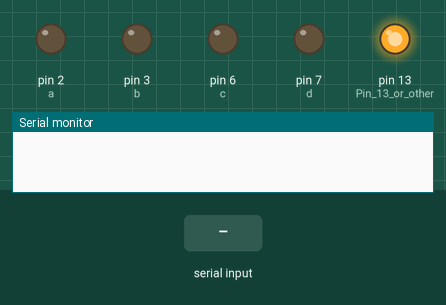
The sketch below on a simulated Arduino Uno, built with avr-gcc and run on an emulated ATmega328P. Shown: output pins drawn as LEDs (lit = HIGH), the last lines printed to the serial monitor. Inputs (shaded band) come from the test bench.

Above: at 1.2 s.
1.3 s: "1" received over Serial
2.8 s: "2" received over Serial
At 3.9 s:
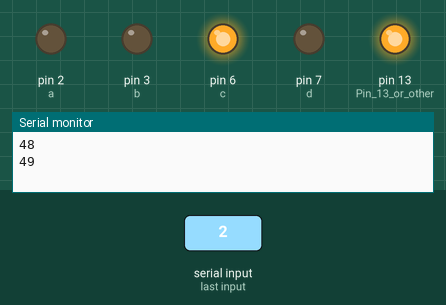
Timing chart, 0 to 5.8 s (numbered marks = the images above; inputs shaded):
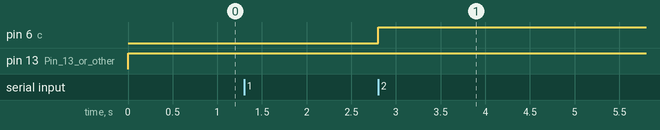

The sketch:

Receiver.ino
```cpp
const int a = 2;           // # connect different LEDs to pins
const int b = 3;           // # Red
const int c = 6;           // # Green
const int d = 7;           // # Blue
#define TIME_DELAY 1       // # Time Delay in ms

void setup() {
 pinMode(a,OUTPUT);
 pinMode(b,OUTPUT);
 pinMode(c,OUTPUT);
 pinMode(d,OUTPUT);
 Serial.begin(57600);           // # Keep baud rate same as in Controller.py
 pinMode(LED_BUILTIN,OUTPUT);   // Pin 13 or other, arudino IDE takes care of this itself
}

void loop() {
  while(!Serial.available())digitalWrite(LED_BUILTIN,HIGH);  //# On if not receiving anything
  while(Serial.available()){                                 //#Off if data is incoming
  digitalWrite(LED_BUILTIN,LOW);
  int control_signal = (char(Serial.read()) & 0xFF)-1;
  Serial.println(control_signal);

  /*
   _____                        __  __
  / ____|                      |  \/  |
 | (___   ___  _ __ ___   ___  | \  / | ___  _ __ ___
  \___ \ / _ \| '_ ` _ \ / _ \ | |\/| |/ _ \| '__/ _ \
  ____) | (_) | | | | | |  __/ | |  | | (_) | | |  __/
 |_____/ \___/|_| |_| |_|\___| |_|  |_|\___/|_|  \___|

  ____  _ _   __  __       _   _
 |  _ \(_) | |  \/  |     | | | |
 | |_) |_| |_| \  / | __ _| |_| |__
 |  _ <| | __| |\/| |/ _` | __| '_ \
 | |_) | | |_| |  | | (_| | |_| | | |
 |____/|_|\__|_|  |_|\__,_|\__|_| |_|

  */
  if((control_signal & 0x0C) ==      0x00){
    digitalWrite(a,LOW);
    digitalWrite(b,LOW);
    }
  else if((control_signal & 0x0C) == 0x04){ // 0000 0100
    digitalWrite(a,HIGH);
    digitalWrite(b,LOW);
    }
  else if((control_signal & 0x0C) == 0x08){ // 0000 1000
    digitalWrite(a,LOW);
    digitalWrite(b,HIGH);
    }

    if((control_signal & 0x03) ==    0x00){
    digitalWrite(c,LOW);
    digitalWrite(d,LOW);
    }
  else if((control_signal & 0x03) == 0x01){
    digitalWrite(c,HIGH);
    digitalWrite(d,LOW);
    }
  else if((control_signal & 0x03) == 0x02){
    digitalWrite(c,LOW);
    digitalWrite(d,HIGH);
    }


    // End of all conditions
  delay(TIME_DELAY);
  }
}
```

Measured:
- after the input at 2.8 s, pin 6 (c): LOW → HIGH at once
